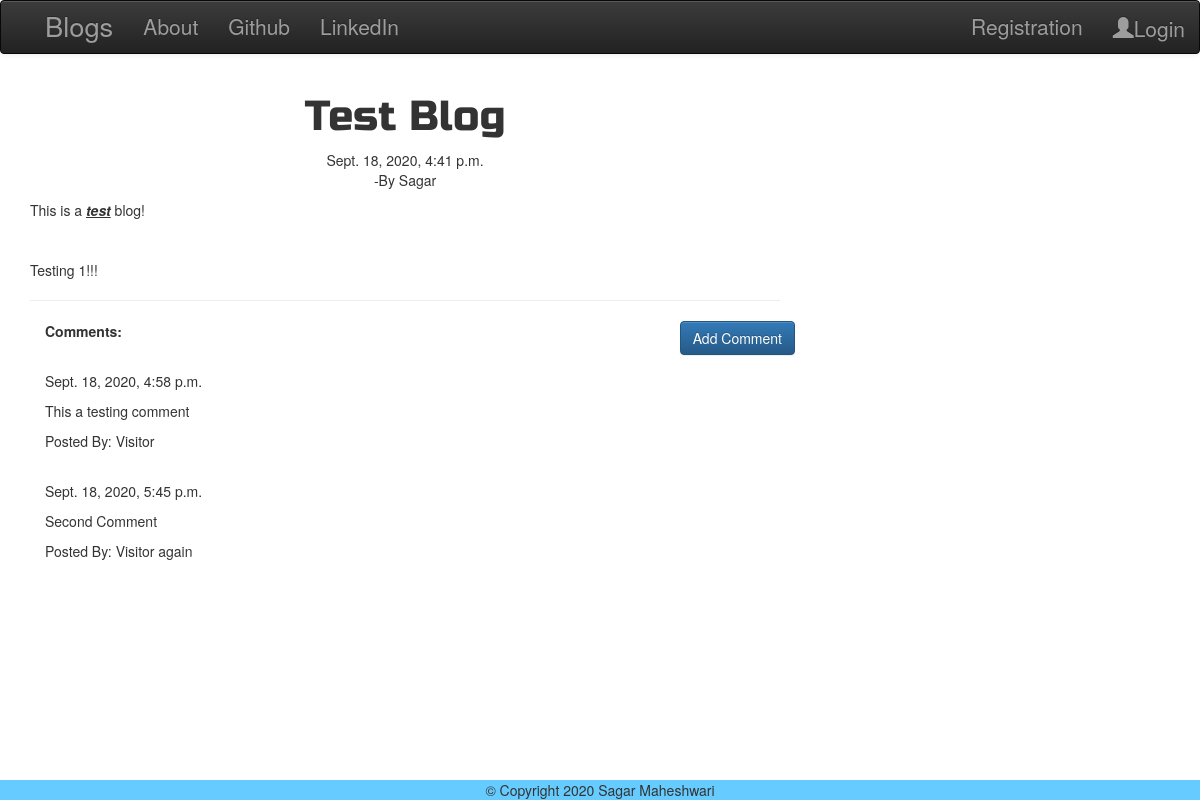
/post/1, run on the app's committed database.
### blog/models.py (models this page shows, shortened)
class Post(models.Model):
    author = models.ForeignKey('auth.User', on_delete=models.DO_NOTHING)
    title = models.CharField(max_length=200)
    text = models.TextField()
    created_date = models.DateTimeField(default=timezone.now)
    published_date = models.DateTimeField(blank=True, null=True)

class Comment(models.Model):
    post = models.ForeignKey('blog.post', related_name='comments', on_delete=models.DO_NOTHING)
    author = models.CharField(max_length=200)
    text = models.TextField()
    created_date = models.DateTimeField(default=timezone.now())
    approved_comment = models.BooleanField(default=False)

### blog/views.py (the view)
# urls.py: url(r'^post/(?P<pk>\d+)$', views.PostDetailView.as_view(), name='post_detail'),
class PostDetailView(DetailView):
    model = Post

### blog/templates/blog/post_detail.html (shortened to what this page needs)
{%extends "blog/base.html"%}
{% block content %}
<h1 class="posttitle loader">{{post.title}}</h1>
{%if post.published_date%}
<div class="date postdate">
	{{post.published_date}}<br>
	-By {{post.author}}
</div>
{%else%}
	{%if user == post.author%}
	<a class="btn btn-default" href="{%url 'post_publish' pk=post.pk%}">Publish</a>
	{%else%}
	<p style="font-size: 120%;font-weight: bolder;">You can not post a blog as a different Author, Please choose your username as an Author</p>
	{%endif%}
{%endif%}
<p class="postcontent">{{post.text|safe|linebreaksbr}}</p>
<hr>
<a class="btn btn-primary btn-comment" href="{% url 'add_comment_to_post' pk=post.pk %}">Add Comment</a>
<div class="container">
	<p><b>Comments:</b></p>
	{%for comment in post.comments.all%}
	<br>
	{%if user.is_authenticated or comment.approved_comment%}
	{{comment.created_date}}
		<p>{{comment.text|safe|linebreaks}}</p>
		<p>Posted By: {{comment.author}}</p>
	{%endif%}
	{%empty%}
	<p>No Comments</p>
	{%endfor%}
</div>
{%endblock%}

### blog/templates/blog/base.html (shortened to what this page needs)
<!DOCTYPE html>
{%load static%}
<html lang="en">
<head>
    <link rel="stylesheet" href="https://maxcdn.bootstrapcdn.com/bootstrap/3.3.7/css/bootstrap.min.css">
    <link rel="stylesheet" href="https://maxcdn.bootstrapcdn.com/bootstrap/3.3.7/css/bootstrap-theme.min.css">
    <link rel="stylesheet" href="https://cdnjs.cloudflare.com/ajax/libs/font-awesome/4.7.0/css/font-awesome.min.css">
	<link rel="stylesheet" href="//cdn.jsdelivr.net/npm/medium-editor@latest/dist/css/medium-editor.min.css" type="text/css" media="screen" charset="utf-8">
	<link rel="stylesheet" type="text/css" href="{%static 'css/blog.css'%}">
</head>
<body class="loader">
	<nav class="navbar navbar-default techfont custom-navbar navbar-inverse">
		<div class="container">
			<ul class="nav navbar-nav">
			<li><a style="font-size: 130%;" href="{%url 'post_list'%}">Blogs</a></li>
			<li><a href="{% url 'about'%}">About</a></li>
        	<li><a href="https://github.com/maheshwari2000">Github</a></li>
        	<li><a href="https://www.linkedin.com/in/sagar--maheshwari/">LinkedIn</a></li>
        	</ul>
        	<ul class="nav navbar-nav navbar-right">
        	{% if user.is_authenticated %}
        	<li>
        	  <a href="{% url 'post_new' %}" >Write Blog</a>
        	</li>
        	<li>
        	  <a href="{% url 'post_draft_list' %}">Drafts</a>
        	</li>
        	<li>
        	  <a href="{% url 'logout' %}" >Log out</a>
        	</li>
        	<li>
        	  <a >Welcome: {{ user.username }}</a>
        	</li>
        	{% else %}
            <li><a href="{%url 'register'%}">Registration</a></li>
        	<li><a class='nav navbar-right' href="{% url 'login' %}" ><span class="glyphicon glyphicon-user"></span>Login</a></li>
        	{% endif %}
        	</ul>
		</div>
	</nav>
		<div class="content container">
			<div class="row">
				<div class="col-md-8">
                  <div class="blog_posts">
                    {% block content %}
                    {% endblock %}
                  </div>
                </div>
			</div>
		</div>
<div id="footer">&copy; Copyright 2020 Sagar Maheshwari</div>
</body>
</html>

### blog/static/css/blog.css (style rules this page uses)
body, html { height: 100%; width: 100%; }
#footer { position:absolute; bottom:0; width:100%; background:#6cf; text-align: center; }
.techfont { font-size: 1.5em; }
.postdate { text-align: center; }
.posttitle { font-family: 'Russo One', sans-serif; font-size: 3em; text-align: center; }
.postcontent { font-family: 'Montserrat'; font-size: 1.5em; }
.btn-comment { position: absolute; right: 0px; }
.loader { filter:hue-rotate(0deg); color: linear-gradient(45deg,#0f8,#08f); animation:hue 5000ms infinite linear; }

### data on the page
Post: title "Test Blog", published_date "Sept. 18, 2020, 4:41 p.m.", author "Sagar", text "This is a test blog! Testing 1!!!"
Comment: created_date "Sept. 18, 2020, 4:58 p.m.", text "This a testing comment", author "Visitor"
Comment: created_date "Sept. 18, 2020, 5:45 p.m.", text "Second Comment", author "Visitor again"
